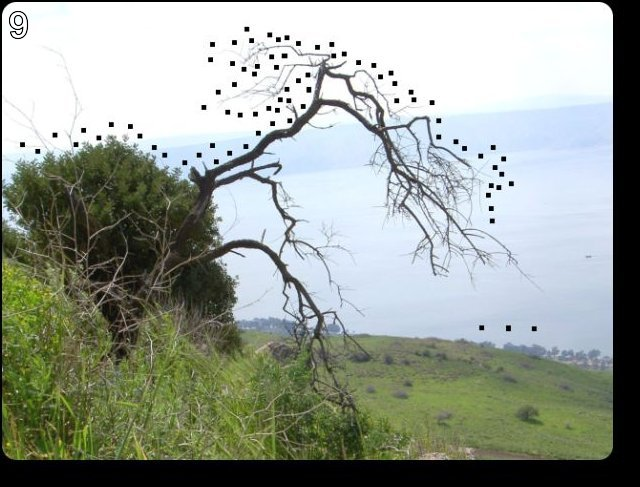
#> input picture 09/good.jpg, 640 x 487 px
$ python challenge09.py   (Python 2 division)
#> lines starting #> are read from the running program, lines starting #| are printed output that depends on the picture
#!/usr/bin/env python
# @Patan
# Challenge 09: http://www.pythonchallenge.com/pc/return/good.html
# Comments: - usr: huge / pwd: file
#           - Those numbers in the source look like HTML coords...
#           - We assume it is poly (x1,y1,x2,y2,..,xn,yn)
#           - We use the top-left corner as the origin (0, 0)
#           - We can resolve it directly editing the HTML... but I just
#           wanted to play with the jpg file.

# Imports
import numpy as np
from PIL import Image, ImageDraw

# Helper Class
class IMGHandler():

    def __init__(self, img_path):
        self.img = self._load_image(img_path)
        self.img_matrix = self._get_matrix(self.img)

    def _load_image(self, img_path):
#> called with img_path = 'good.jpg'
        return Image.open(img_path)
#> returned value is the input picture: PIL image 640x487 RGB; mean R, G, B 151.9, 159.2, 150.1

    def _get_matrix(self, img):
        return np.array(img)

    def get_pixel(self, row, column):
        return self.img_matrix[row][column]

    def get_row(self, row):
        return self.img_matrix[row]

    def get_width(self):
        return len(self.img_matrix[0])

    def get_height(self):
        return len(self.img_matrix)

    def draw_poly(self, coords, fill_c, line_c):
        draw = ImageDraw.Draw(self.img)
        draw.polygon(coords, fill=fill_c, outline=line_c)

    def draw_line(self, coords):
        pass

    def save_to_file(self, file_name):
        self.img.save(file_name)


# Coordinates
first=[146,399,163,403,170,393,169,391,166,386,170,381,170,371,170,355,169,346,167,335,170,329,170,320,170,
310,171,301,173,290,178,289,182,287,188,286,190,286,192,291,194,296,195,305,194,307,191,312,190,316,
190,321,192,331,193,338,196,341,197,346,199,352,198,360,197,366,197,373,196,380,197,383,196,387,192,
389,191,392,190,396,189,400,194,401,201,402,208,403,213,402,216,401,219,397,219,393,216,390,215,385,
215,379,213,373,213,365,212,360,210,353,210,347,212,338,213,329,214,319,215,311,215,306,216,296,218,
290,221,283,225,282,233,284,238,287,243,290,250,291,255,294,261,293,265,291,271,291,273,289,278,287,
279,285,281,280,284,278,284,276,287,277,289,283,291,286,294,291,296,295,299,300,301,304,304,320,305,
327,306,332,307,341,306,349,303,354,301,364,301,371,297,375,292,384,291,386,302,393,324,391,333,387,
328,375,329,367,329,353,330,341,331,328,336,319,338,310,341,304,341,285,341,278,343,269,344,262,346,
259,346,251,349,259,349,264,349,273,349,280,349,288,349,295,349,298,354,293,356,286,354,279,352,268,
352,257,351,249,350,234,351,211,352,197,354,185,353,171,351,154,348,147,342,137,339,132,330,122,327,
120,314,116,304,117,293,118,284,118,281,122,275,128,265,129,257,131,244,133,239,134,228,136,221,137,
214,138,209,135,201,132,192,130,184,131,175,129,170,131,159,134,157,134,160,130,170,125,176,114,176,
102,173,103,172,108,171,111,163,115,156,116,149,117,142,116,136,115,129,115,124,115,120,115,115,117,
113,120,109,122,102,122,100,121,95,121,89,115,87,110,82,109,84,118,89,123,93,129,100,130,108,132,110,
133,110,136,107,138,105,140,95,138,86,141,79,149,77,155,81,162,90,165,97,167,99,171,109,171,107,161,
111,156,113,170,115,185,118,208,117,223,121,239,128,251,133,259,136,266,139,276,143,290,148,310,151,
332,155,348,156,353,153,366,149,379,147,394,146,399]

second=[156,141,165,135,169,131,176,130,187,134,191,140,191,146,186,150,179,155,175,157,168,157,163,157,159,
157,158,164,159,175,159,181,157,191,154,197,153,205,153,210,152,212,147,215,146,218,143,220,132,220,
125,217,119,209,116,196,115,185,114,172,114,167,112,161,109,165,107,170,99,171,97,167,89,164,81,162,
77,155,81,148,87,140,96,138,105,141,110,136,111,126,113,129,118,117,128,114,137,115,146,114,155,115,
158,121,157,128,156,134,157,136,156,136]

# Create the PNGHandler
the_img = IMGHandler('good.jpg')

# Print info
w = the_img.get_width()
#> w = 640
h = the_img.get_height()
#> h = 487
print "Working with image %dx%d" % (w,h)
#| Working with image 640x487

# - We hold the image in a 3d array.
# arr[row][column][R G B]
# Draw both polygons
the_img.draw_poly(first,'red','black')
the_img.draw_poly(second,'red','black')
#> call 2 of draw_poly, with fill_c = 'red', line_c = 'black'
#> in draw_poly (call 2), `draw = ImageDraw.Draw(self.img)`:
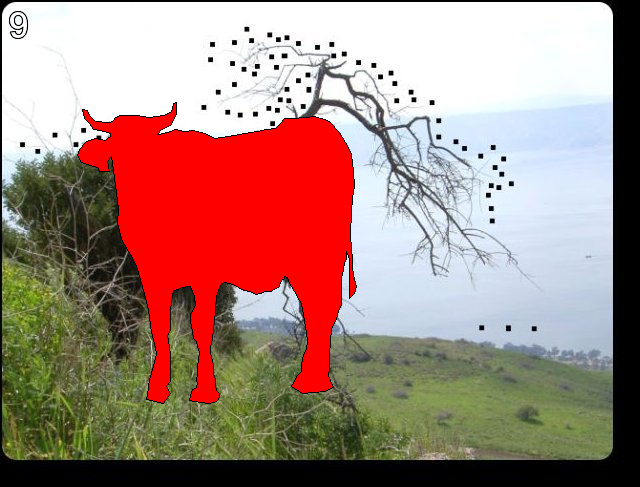
#> self.img: PIL image 640x487 RGB; mean R, G, B 166.9, 135.6, 126.8

# Save the image
the_img.save_to_file('good_mod.jpg')
#> in save_to_file, `self.img.save(file_name)`:
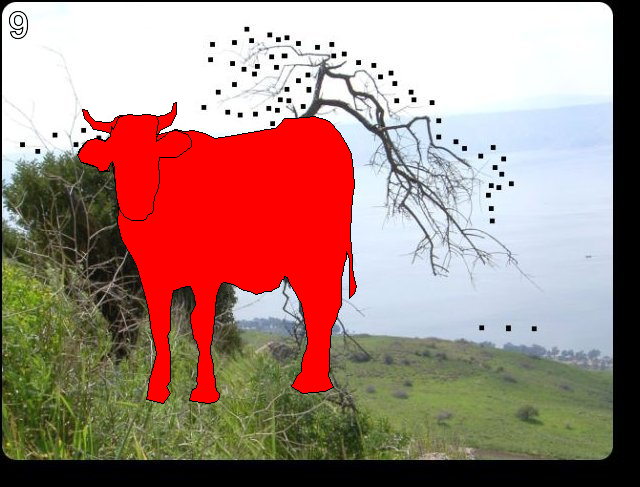
#> saved as good_mod.jpg: PIL image 640x487 RGB; mean R, G, B 166.8, 135.5, 126.8
